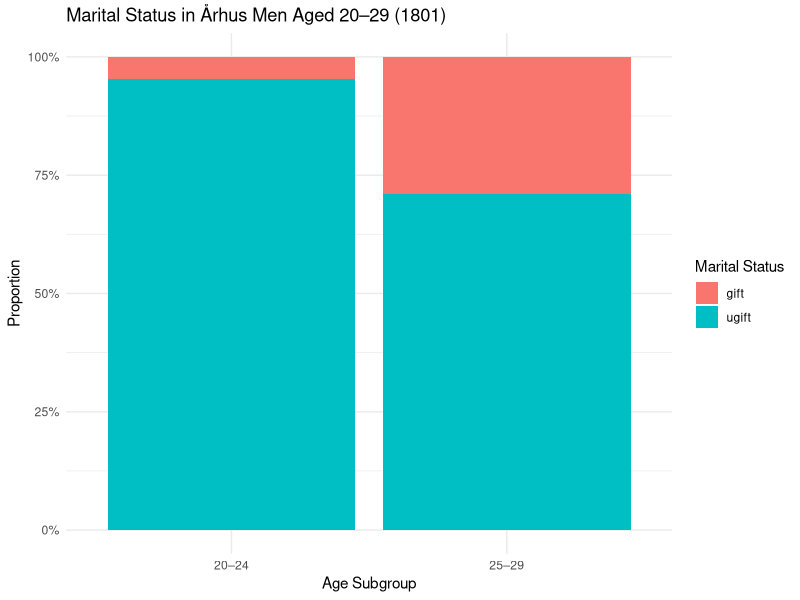

The R script that drew this image:
# Draw some plots and play with data
# over different censuses

# Astrid Agnes Nielsen, 2025

# Read data
data <- read.csv("census-1801-cleaned.csv", stringsAsFactors = FALSE)

library(dplyr)

# Filter for married men aged 20+
men <- data %>%
  filter(koen == "M", alder >= 20, amt == "Århus", civilstand %in% c("gift", "ugift"))

# Make sure alder is numeric before filtering
men$alder <- as.numeric(men$alder)

men_20_29 <- men %>%
  filter(koen == "M", alder >= 20, alder < 30) %>%
  mutate(AgeSubGroup = case_when(
    alder >= 20 & alder < 25 ~ "20–24",
    alder >= 25 & alder < 30 ~ "25–29"
  ))

summary <- men_20_29 %>%
  group_by(AgeSubGroup, civilstand) %>%
  summarise(Count = n(), .groups = "drop")

summary_prop <- summary %>%
  group_by(AgeSubGroup) %>%
  mutate(Proportion = Count / sum(Count)) %>%
  ungroup()

library(ggplot2)
library(scales)

ggplot(summary_prop, aes(x = AgeSubGroup, y = Proportion, fill = civilstand)) +
  geom_bar(stat = "identity") +
  scale_y_continuous(labels = percent_format()) +
  labs(title = "Marital Status in Århus Men Aged 20–29 (1801)",
       x = "Age Subgroup", y = "Proportion", fill = "Marital Status") +
  theme_minimal()
